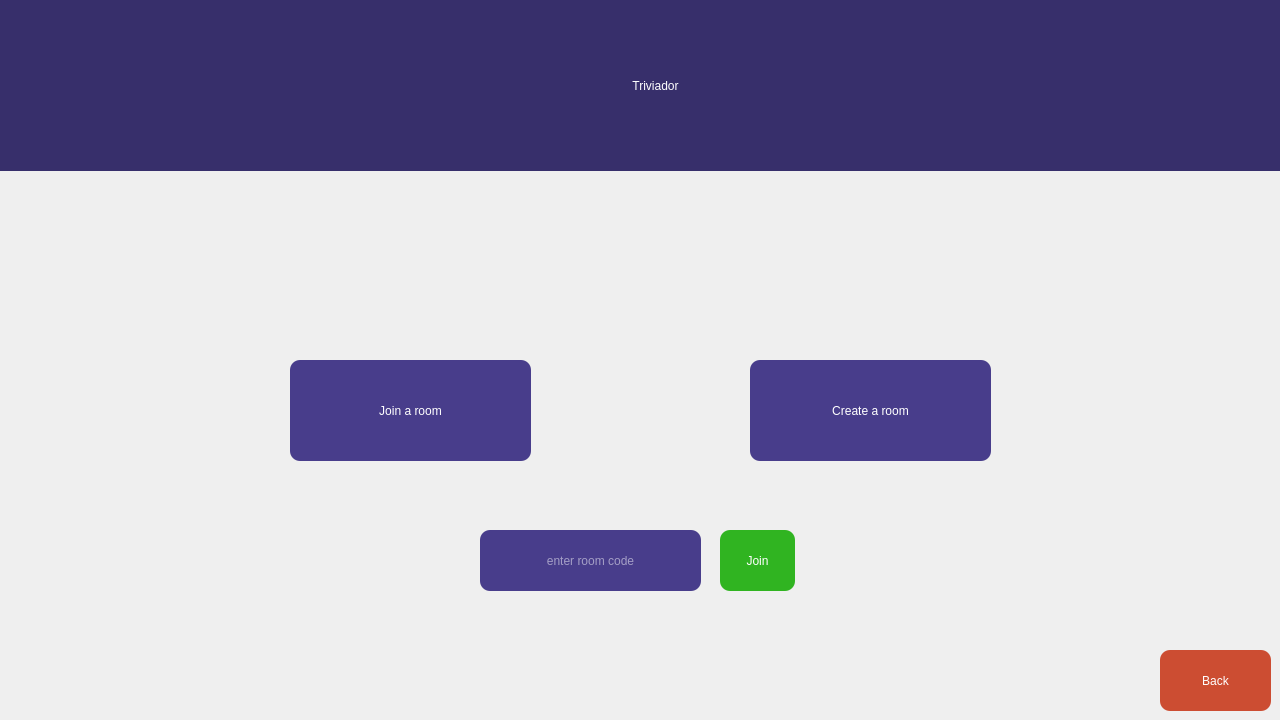
   <widget class="QWidget" name="PlayGameOptions" native="true">
    <property name="geometry">
     <rect>
      <x>0</x>
      <y>0</y>
      <width>1280</width>
      <height>720</height>
     </rect>
    </property>
    <widget class="QLabel" name="PlayGameTitle">
     <property name="geometry">
      <rect>
       <x>0</x>
       <y>0</y>
       <width>1311</width>
       <height>171</height>
      </rect>
     </property>
     <property name="styleSheet">
      <string notr="true">font: 700 66pt &quot;Segoe UI&quot;;
color: rgb(255, 255, 255);
background-color: rgb(55, 47, 107);</string>
     </property>
     <property name="text">
      <string>Triviador</string>
     </property>
     <property name="alignment">
      <set>Qt::AlignCenter</set>
     </property>
    </widget>
    <widget class="QPushButton" name="PlayGameJoinRoomButton">
     <property name="geometry">
      <rect>
       <x>290</x>
       <y>360</y>
       <width>241</width>
       <height>101</height>
      </rect>
     </property>
     <property name="styleSheet">
      <string notr="true">background-color: rgb(72, 61, 139);
font: 700 20pt &quot;Segoe UI&quot;;
color: rgb(255, 255, 255);
border: 2px;
border-radius: 10px;</string>
     </property>
     <property name="text">
      <string>Join a room</string>
     </property>
    </widget>
    <widget class="QPushButton" name="PlayGameCreateRoomButton">
     <property name="geometry">
      <rect>
       <x>750</x>
       <y>360</y>
       <width>241</width>
       <height>101</height>
      </rect>
     </property>
     <property name="styleSheet">
      <string notr="true">background-color: rgb(72, 61, 139);
font: 700 20pt &quot;Segoe UI&quot;;
color: rgb(255, 255, 255);
border: 2px;
border-radius: 10px;
</string>
     </property>
     <property name="text">
      <string>Create a room</string>
     </property>
    </widget>
    <widget class="QPushButton" name="PlayGameBackButton">
     <property name="geometry">
      <rect>
       <x>1160</x>
       <y>650</y>
       <width>111</width>
       <height>61</height>
      </rect>
     </property>
     <property name="styleSheet">
      <string notr="true">border: 2px;
color: rgb(255, 255, 255);
border-radius: 10px;
font: 700 16pt &quot;Segoe UI&quot;;
background-color: rgb(204, 77, 50);</string>
     </property>
     <property name="text">
      <string>Back</string>
     </property>
    </widget>
    <widget class="QLineEdit" name="PlayGameEnterRoomCode">
     <property name="geometry">
      <rect>
       <x>480</x>
       <y>530</y>
       <width>221</width>
       <height>61</height>
      </rect>
     </property>
     <property name="styleSheet">
      <string notr="true">background-color: rgb(72, 61, 139);
font: 700 20pt &quot;Segoe UI&quot;;
color: rgb(255, 255, 255);
border: 2px;
border-radius: 10px;
</string>
     </property>
     <property name="maxLength">
      <number>5</number>
     </property>
     <property name="alignment">
      <set>Qt::AlignCenter</set>
     </property>
     <property name="placeholderText">
      <string>enter room code</string>
     </property>
    </widget>
    <widget class="QPushButton" name="PlayGameEnterCodeButton">
     <property name="geometry">
      <rect>
       <x>720</x>
       <y>530</y>
       <width>75</width>
       <height>61</height>
      </rect>
     </property>
     <property name="styleSheet">
      <string notr="true">background-color: rgb(48, 180, 33);
font: 700 20pt &quot;Segoe UI&quot;;
color: rgb(255, 255, 255);
border: 2px;
border-radius: 10px;</string>
     </property>
     <property name="text">
      <string>Join</string>
     </property>
    </widget>
   </widget>
